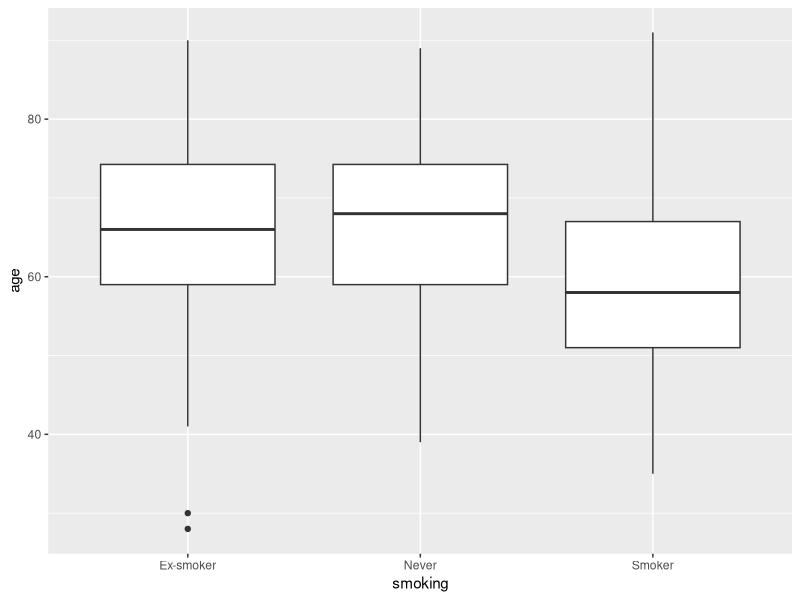
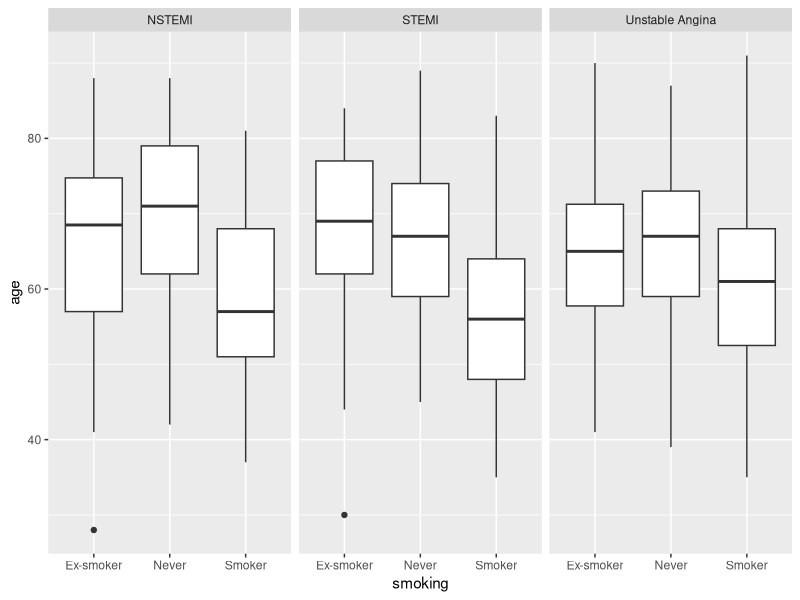

Source code (R) for these figures, in order:
## ---- chunk 1
knitr::opts_chunk$set(message=FALSE, warning=FALSE)
## ---- chunk 2
library(tidyverse)
library(readxl)

raw_acs <- read_excel('acs.xlsx') %>% 
  mutate(age = as.numeric(age))

raw_acs %>% 
  group_by(smoking) %>% 
  summarise(median_age = median(age, na.rm = TRUE),
            sd_age = sd(age, na.rm = TRUE))
## ---- chunk 3
qplot(x = smoking, y = age, data = raw_acs, geom = 'boxplot')
## ---- chunk 4
raw_acs %>% 
  mutate(age = as.numeric(BMI)) %>% 
  group_by(Dx, smoking) %>% 
  summarise(median_age = median(age, na.rm = TRUE),
            sd_age = sd(age, na.rm = TRUE))
## ---- chunk 5
qplot(x = smoking, y = age, data = raw_acs, geom = 'boxplot', facets = . ~ Dx)
